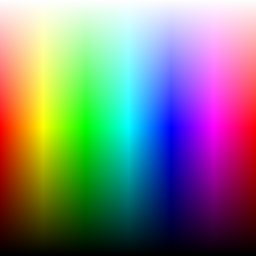
#> input picture HSLS255.jpg, 256 x 256 px, given in place of the camera
$ python openCV_test.py
#> lines starting #> are read from the running program, lines starting #| are printed output that depends on the picture; after the words box and inside, x2 and y2 are one past the last pixel; in counts of white or black regions, pixels touching at a corner belong together
#!/usr/bin/env

import numpy as np
import matplotlib
import cv2
# import random

def nothing(x):
	pass

cv2.namedWindow("Tracking")
cv2.createTrackbar("LH", "Tracking", 0, 180, nothing)
#> slider 'LH' is set to 36
cv2.createTrackbar("LS", "Tracking", 0, 255, nothing)
#> slider 'LS' is set to 51
cv2.createTrackbar("LV", "Tracking", 0, 255, nothing)
#> slider 'LV' is set to 51
cv2.createTrackbar("UH", "Tracking", 180, 180, nothing)
cv2.createTrackbar("US", "Tracking", 255, 255, nothing)
cv2.createTrackbar("UV", "Tracking", 255, 255, nothing)


#img = cv2.imread("hummbird.png", cv2.IMREAD_REDUCED_COLOR_2)
image = cv2.VideoCapture(0)


while (1):
	retval, img = image.read()
#> img is the input picture: shape (256, 256, 3); mean B, G, R 126.6, 126.6, 126.5
	hsv = cv2.cvtColor(img, cv2.COLOR_BGR2HSV)
#> hsv: shape (256, 256, 3); mean H, S, V 89, 189.9, 189.8

	# openCV uses scale to 179 for hue and 255 for saturation/luminance

	l_h = cv2.getTrackbarPos("LH", "Tracking")
	l_s = cv2.getTrackbarPos("LS", "Tracking")
	l_v = cv2.getTrackbarPos("LV", "Tracking")

	u_h = cv2.getTrackbarPos("UH", "Tracking")
	u_s = cv2.getTrackbarPos("US", "Tracking")
	u_v = cv2.getTrackbarPos("UV", "Tracking")

	lower = np.array([l_h, l_s, l_v])
	upper = np.array([u_h, u_s, u_v])

	# Threshold the HSV image to get only blue colors
	mask = cv2.inRange(hsv, lower, upper)
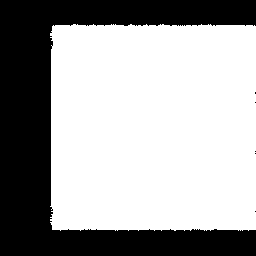
#> mask: shape (256, 256); 64.1% white; 6 black regions (5 under 20 px), largest, box (x1, y1, x2, y2) and area: (0, 0, 256, 256) 23553

	# Bitwise-AND mask and original image
	res = cv2.bitwise_and(img,img, mask= mask)
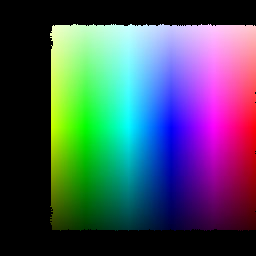
#> res: shape (256, 256, 3); mean B, G, R 93.5, 79.6, 69.6

	cv2.imshow('frame',img)
	cv2.imshow('mask',mask)
	cv2.imshow('res',res)

	k = cv2.waitKey(50) & 0xFF
#> (key Esc is pressed here)
	if k == 27:
		break
cv2.destroyAllWindows()
